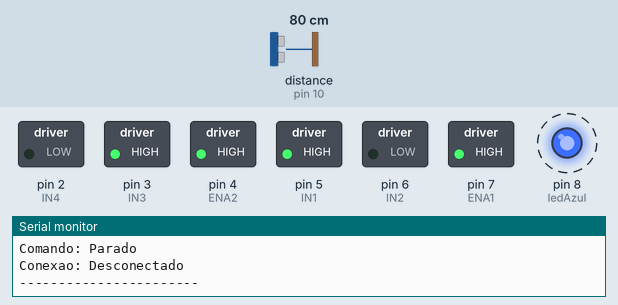
Recording of a sketch running on a simulated Arduino Uno, built with avr-gcc and run on an emulated ATmega328P. Shown: switched loads named in the sketch (green lamp = pin HIGH), output pins drawn as LEDs (lit = HIGH), the last lines printed to the serial monitor. Wiring (inferred from the names in the program): ultrasonic range finder: trigger pin 9; echo pin 10. Dashed ring = blinking. The inputs (shaded band) are chosen by the test bench; at power-on: distance to the obstacle (sensor on pin 10) 80 cm. The echo pulse lasts 58.3 µs per cm; pins used as bus, display or sensor lines are not drawn.

Above: at 1.1 s.
2.3 s: distance to the obstacle (sensor on pin 10) set to 2 cm
At 4.9 s:
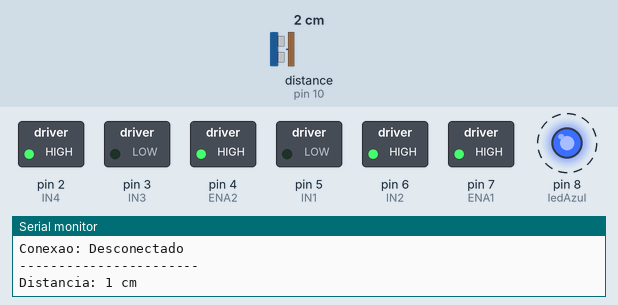
11.3 s: distance to the obstacle (sensor on pin 10) set to 18 cm
At 18.3 s:
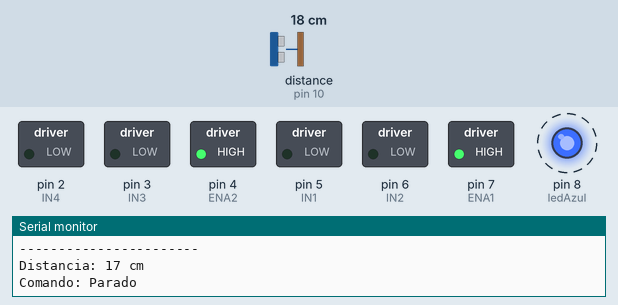
Timing chart, 0 to 59.7 s (numbered marks = the images above; inputs shaded):
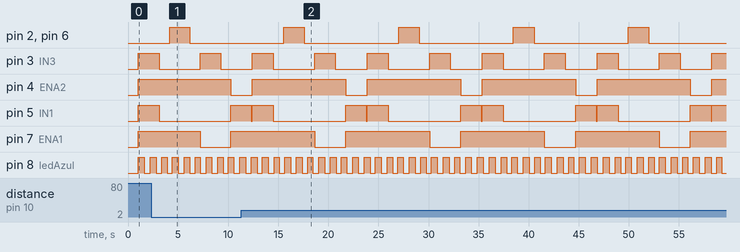

Measured:
- by itself, pin 2 (IN4), pin 6 (IN2): alternates HIGH for 2.1 s and LOW for 9.4 s
- by itself, pin 3 (IN3): repeats every 11.5 s: LOW 4.1 s, HIGH 2.1 s, LOW 3.2 s, HIGH 2.1 s
- by itself, pin 4 (ENA2): alternates HIGH for 9.3 s and LOW for 2.1 s
- by itself, pin 5 (IN1): repeats every 11.5 s: HIGH 2.1 s, LOW 7.2 s, HIGH 2.1 s, LOW 0.09 s
- by itself, pin 7 (ENA1): alternates HIGH for 8.4 s and LOW for 3.1 s
- by itself, pin 8 (ledAzul): alternates HIGH for 0.59 s and LOW for 0.59 s

The sketch:

05_Sensor_de_Movimento__Led_de_Conexao_e_L293D.ino
```cpp
#include <Wire.h>

// Definição dos pinos dos motores
const int IN1 = 5;  // Motor esquerdo
const int IN2 = 6;  // Motor esquerdo
int ENA1 = 7;       // Velocidade motor esquerdo
const int IN3 = 3;  // Motor direito
const int IN4 = 2;  // Motor direito
int ENA2 = 4;       // Velocidade motor direito

// Led de conexão
const int ledAzul = 8;

// Sensores de Distância
int TRIG = 9;
int ECHO = 10;

// Variáveis para medição de distância
long tempo;
long distancia;

// Estados do sistema
bool conectado = false;
String comandoAtual = "Parado";
unsigned long previousMillis = 0;

void medirDistancia() {
  digitalWrite(TRIG, LOW);
  delayMicroseconds(2);
  digitalWrite(TRIG, HIGH);
  delayMicroseconds(10);
  digitalWrite(TRIG, LOW);

  tempo = pulseIn(ECHO, HIGH);
  distancia = tempo * 0.034 / 2;
}

void atualizarSerial() {
  Serial.print("Distancia: ");
  Serial.print(distancia);
  Serial.println(" cm");

  Serial.print("Comando: ");
  Serial.println(comandoAtual);

  Serial.print("Conexao: ");
  if(conectado) {
    Serial.println("Conectado");
  } else {
    Serial.println("Desconectado");
  }
  Serial.println("-----------------------");
}

void frente() {
  analogWrite(ENA1, 255);
  analogWrite(ENA2, 255);
  digitalWrite(IN1, HIGH);
  digitalWrite(IN2, LOW);
  digitalWrite(IN3, HIGH);
  digitalWrite(IN4, LOW);
  comandoAtual = "Movendo para Frente";
}

void tras() {
  analogWrite(ENA1, 200);
  analogWrite(ENA2, 200);
  digitalWrite(IN1, LOW);
  digitalWrite(IN2, HIGH);
  digitalWrite(IN3, LOW);
  digitalWrite(IN4, HIGH);
  comandoAtual = "Movendo para Tras";
}

void esquerda() {
  analogWrite(ENA1, 0);
  analogWrite(ENA2, 255);
  digitalWrite(IN1, LOW);
  digitalWrite(IN2, LOW);
  digitalWrite(IN3, HIGH);
  digitalWrite(IN4, LOW);
  comandoAtual = "Virando a Esquerda";
}

void direita() {
  analogWrite(ENA1, 255);
  analogWrite(ENA2, 0);
  digitalWrite(IN1, HIGH);
  digitalWrite(IN2, LOW);
  digitalWrite(IN3, LOW);
  digitalWrite(IN4, LOW);
  comandoAtual = "Virando a Direita";
}

void parar() {
  digitalWrite(IN1, LOW);
  digitalWrite(IN2, LOW);
  digitalWrite(IN3, LOW);
  digitalWrite(IN4, LOW);
  comandoAtual = "Parado";
}

void setup() {
  pinMode(IN1, OUTPUT);
  pinMode(IN2, OUTPUT);
  pinMode(IN3, OUTPUT);
  pinMode(IN4, OUTPUT);
  pinMode(ENA1, OUTPUT);
  pinMode(ENA2, OUTPUT);
  pinMode(ledAzul, OUTPUT);

  pinMode(TRIG, OUTPUT);
  pinMode(ECHO, INPUT);
  Serial.begin(9600);
  delay(1000);
  Serial.println("Sistema Iniciado");
}

void loop() {
  medirDistancia();
  atualizarSerial();

  // Piscar LED quando desconectado
  if(millis() - previousMillis >= 500) {
    previousMillis = millis();
    digitalWrite(ledAzul, !digitalRead(ledAzul));
  }

  if(!conectado) {
    // Sequência de movimentos não bloqueante
    static unsigned long inicioMovimento = 0;
    static int etapa = 0;

    switch(etapa) {
      case 0:
        frente();
        inicioMovimento = millis();
        etapa = 1;
        break;

      case 1:
        if(millis() - inicioMovimento >= 2000) {
          parar();
          etapa = 2;
          inicioMovimento = millis();
        }
        break;

      case 2:
        if(millis() - inicioMovimento >= 1000) {
          tras();
          etapa = 3;
          inicioMovimento = millis();
        }
        break;

      case 3:
        if(millis() - inicioMovimento >= 2000) {
          parar();
          etapa = 4;
          inicioMovimento = millis();
        }
        break;

      case 4:
        if(millis() - inicioMovimento >= 1000) {
          esquerda();
          etapa = 5;
          inicioMovimento = millis();
        }
        break;

      case 5:
        if(millis() - inicioMovimento >= 2000) {
          parar();
          etapa = 6;
          inicioMovimento = millis();
        }
        break;

      case 6:
        if(millis() - inicioMovimento >= 1000) {
          direita();
          etapa = 7;
          inicioMovimento = millis();
        }
        break;

      case 7:
        if(millis() - inicioMovimento >= 2000) {
          parar();
          etapa = 0;
          inicioMovimento = millis();
        }
        break;
    }
  }
}
```
